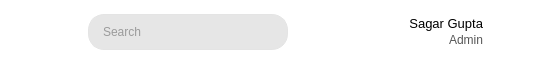
         <widget class="QWidget" name="top_bar" native="true">
          <property name="sizePolicy">
           <sizepolicy hsizetype="Preferred" vsizetype="Fixed">
            <horstretch>0</horstretch>
            <verstretch>0</verstretch>
           </sizepolicy>
          </property>
          <property name="minimumSize">
           <size>
            <width>0</width>
            <height>64</height>
           </size>
          </property>
          <property name="maximumSize">
           <size>
            <width>16777215</width>
            <height>64</height>
           </size>
          </property>
          <property name="styleSheet">
           <string notr="true">QWidget{
	background-color: rgb(255, 255, 255);
}
QPushButton{
background-color: rgb(255, 255, 255);
border: 1px solid white;
}

QPushButton:hover{
background-color: #ebebeb;
border: 1px solid rgb(236, 236, 236);
}
</string>
          </property>
          <layout class="QHBoxLayout" name="topBarHL">
           <property name="spacing">
            <number>0</number>
           </property>
           <property name="leftMargin">
            <number>0</number>
           </property>
           <property name="topMargin">
            <number>0</number>
           </property>
           <property name="rightMargin">
            <number>0</number>
           </property>
           <property name="bottomMargin">
            <number>0</number>
           </property>
           <item>
            <widget class="QPushButton" name="menu_btn">
             <property name="sizePolicy">
              <sizepolicy hsizetype="Fixed" vsizetype="Fixed">
               <horstretch>0</horstretch>
               <verstretch>0</verstretch>
              </sizepolicy>
             </property>
             <property name="minimumSize">
              <size>
               <width>48</width>
               <height>64</height>
              </size>
             </property>
             <property name="maximumSize">
              <size>
               <width>48</width>
               <height>64</height>
              </size>
             </property>
             <property name="text">
              <string/>
             </property>
             <property name="icon">
              <iconset resource="resource.qrc">
               <normaloff>:/images/res/image/menu.png</normaloff>:/images/res/image/menu.png</iconset>
             </property>
             <property name="iconSize">
              <size>
               <width>24</width>
               <height>24</height>
              </size>
             </property>
             <property name="checkable">
              <bool>true</bool>
             </property>
             <property name="checked">
              <bool>false</bool>
             </property>
            </widget>
           </item>
           <item>
            <spacer name="horizontalSpacer">
             <property name="orientation">
              <enum>Qt::Orientation::Horizontal</enum>
             </property>
             <property name="sizeHint" stdset="0">
              <size>
               <width>40</width>
               <height>20</height>
              </size>
             </property>
            </spacer>
           </item>
           <item>
            <widget class="QLineEdit" name="search_le">
             <property name="sizePolicy">
              <sizepolicy hsizetype="Fixed" vsizetype="Fixed">
               <horstretch>0</horstretch>
               <verstretch>0</verstretch>
              </sizepolicy>
             </property>
             <property name="minimumSize">
              <size>
               <width>200</width>
               <height>36</height>
              </size>
             </property>
             <property name="maximumSize">
              <size>
               <width>200</width>
               <height>36</height>
              </size>
             </property>
             <property name="styleSheet">
              <string notr="true">QLineEdit{
background-color: rgb(230, 230, 230);
border: 1px solid rgb(228, 228, 228);
border-radius: 16px;
padding-left: 12px;
color: rgb(79, 79, 79);
}</string>
             </property>
             <property name="placeholderText">
              <string>Search</string>
             </property>
             <property name="cursorMoveStyle">
              <enum>Qt::CursorMoveStyle::LogicalMoveStyle</enum>
             </property>
            </widget>
           </item>
           <item>
            <spacer name="horizontalSpacer_2">
             <property name="orientation">
              <enum>Qt::Orientation::Horizontal</enum>
             </property>
             <property name="sizeHint" stdset="0">
              <size>
               <width>40</width>
               <height>20</height>
              </size>
             </property>
            </spacer>
           </item>
           <item>
            <widget class="QPushButton" name="notification_btn">
             <property name="sizePolicy">
              <sizepolicy hsizetype="Fixed" vsizetype="Fixed">
               <horstretch>0</horstretch>
               <verstretch>0</verstretch>
              </sizepolicy>
             </property>
             <property name="minimumSize">
              <size>
               <width>48</width>
               <height>65</height>
              </size>
             </property>
             <property name="maximumSize">
              <size>
               <width>48</width>
               <height>64</height>
              </size>
             </property>
             <property name="styleSheet">
              <string notr="true"/>
             </property>
             <property name="text">
              <string/>
             </property>
             <property name="icon">
              <iconset resource="resource.qrc">
               <normaloff>:/icons/res/icon/bell.png</normaloff>:/icons/res/icon/bell.png</iconset>
             </property>
             <property name="iconSize">
              <size>
               <width>24</width>
               <height>24</height>
              </size>
             </property>
            </widget>
           </item>
           <item>
            <spacer name="horizontalSpacer_3">
             <property name="orientation">
              <enum>Qt::Orientation::Horizontal</enum>
             </property>
             <property name="sizeType">
              <enum>QSizePolicy::Policy::Fixed</enum>
             </property>
             <property name="sizeHint" stdset="0">
              <size>
               <width>32</width>
               <height>20</height>
              </size>
             </property>
            </spacer>
           </item>
           <item>
            <layout class="QVBoxLayout" name="name_layout" stretch="1,1">
             <property name="spacing">
              <number>2</number>
             </property>
             <property name="rightMargin">
              <number>4</number>
             </property>
             <item>
              <widget class="QLabel" name="name_label">
               <property name="sizePolicy">
                <sizepolicy hsizetype="Preferred" vsizetype="Preferred">
                 <horstretch>0</horstretch>
                 <verstretch>0</verstretch>
                </sizepolicy>
               </property>
               <property name="minimumSize">
                <size>
                 <width>0</width>
                 <height>0</height>
                </size>
               </property>
               <property name="maximumSize">
                <size>
                 <width>16777215</width>
                 <height>16777215</height>
                </size>
               </property>
               <property name="font">
                <font>
                 <pointsize>10</pointsize>
                 <fontweight>DemiBold</fontweight>
                </font>
               </property>
               <property name="styleSheet">
                <string notr="true">QLabel{
color: black;
}</string>
               </property>
               <property name="text">
                <string>Sagar Gupta</string>
               </property>
               <property name="alignment">
                <set>Qt::AlignmentFlag::AlignBottom|Qt::AlignmentFlag::AlignRight|Qt::AlignmentFlag::AlignTrailing</set>
               </property>
               <property name="margin">
                <number>0</number>
               </property>
               <property name="indent">
                <number>0</number>
               </property>
              </widget>
             </item>
             <item>
              <widget class="QLabel" name="mode_label">
               <property name="styleSheet">
                <string notr="true">QLabel{
color: rgb(86, 86, 86);
}</string>
               </property>
               <property name="text">
                <string>Admin</string>
               </property>
               <property name="alignment">
                <set>Qt::AlignmentFlag::AlignRight|Qt::AlignmentFlag::AlignTop|Qt::AlignmentFlag::AlignTrailing</set>
               </property>
               <property name="indent">
                <number>0</number>
               </property>
              </widget>
             </item>
            </layout>
           </item>
           <item>
            <widget class="QPushButton" name="profile_btn">
             <property name="sizePolicy">
              <sizepolicy hsizetype="Fixed" vsizetype="Fixed">
               <horstretch>0</horstretch>
               <verstretch>0</verstretch>
              </sizepolicy>
             </property>
             <property name="minimumSize">
              <size>
               <width>48</width>
               <height>64</height>
              </size>
             </property>
             <property name="maximumSize">
              <size>
               <width>48</width>
               <height>64</height>
              </size>
             </property>
             <property name="text">
              <string/>
             </property>
             <property name="icon">
              <iconset resource="resource.qrc">
               <normaloff>:/icons/res/icon/profile.png</normaloff>:/icons/res/icon/profile.png</iconset>
             </property>
             <property name="iconSize">
              <size>
               <width>32</width>
               <height>32</height>
              </size>
             </property>
            </widget>
           </item>
           <item>
            <spacer name="horizontalSpacer_4">
             <property name="orientation">
              <enum>Qt::Orientation::Horizontal</enum>
             </property>
             <property name="sizeType">
              <enum>QSizePolicy::Policy::Fixed</enum>
             </property>
             <property name="sizeHint" stdset="0">
              <size>
               <width>8</width>
               <height>20</height>
              </size>
             </property>
            </spacer>
           </item>
          </layout>
         </widget>
